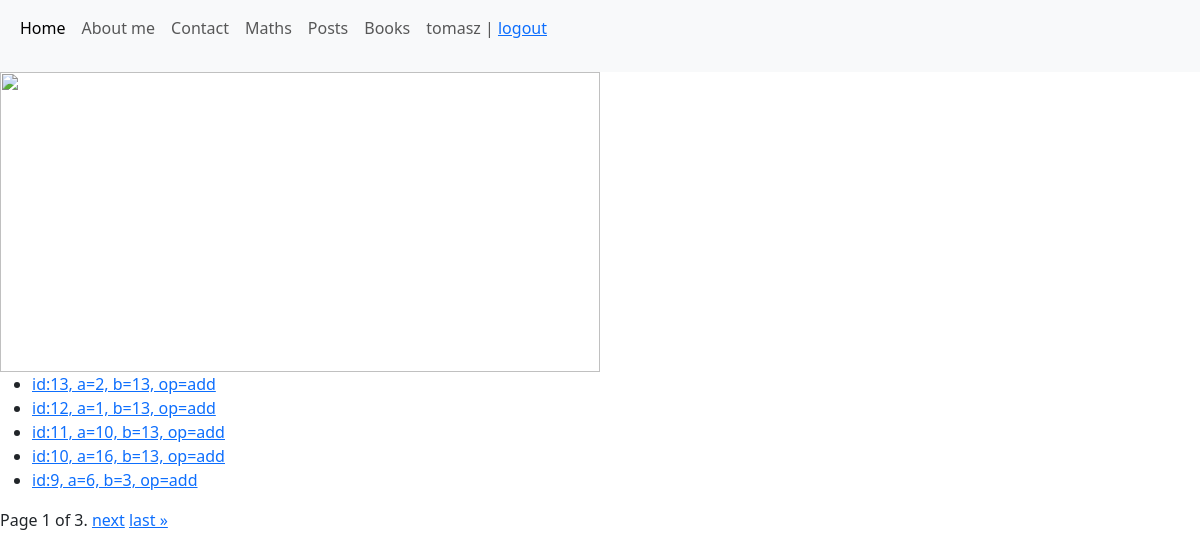
/maths/histories/ (signed in), run on the app's committed database.
### maths/models.py (models this page shows)
class Math(models.Model):
   operation = models.CharField(max_length=5, choices=OPERATION_CHOICES)
   a = models.IntegerField()
   b = models.IntegerField()
   created = models.DateTimeField(auto_now_add=True)
   result = models.ForeignKey(
       'maths.Result',
        on_delete=models.CASCADE,
        null=True,
        blank=True
    )
   class Meta:
       ordering = ["-id"]
   def __str__(self):
        return f"id:{self.id}, a={self.a}, b={self.b}, op={self.operation}"

### maths/views.py (the view)
# urls.py: path('histories/', maths_list, name="list"),
@login_required
def maths_list(request):
   maths = Math.objects.all()
   paginator = Paginator(maths, 5)
   page_number = request.GET.get('page')
   maths = paginator.get_page(page_number)
   return render(
       request=request,
       template_name="maths/list.html",
       context={"maths": maths}
   )

### maths/templates/maths/list.html (shortened to what this page needs)
{% extends "main.html" %}
{% block content %}
   <ul>
       {% for m in maths %}
           <li><a href="{% url "details" m.id %}">{{ m }}</a></li>
       {% endfor %}
   </ul>
   <div class="pagination">
   <span class="step-links">
       <span class="current">
           Page {{ maths.number }} of {{ maths.paginator.num_pages }}.
       </span>
       {% if maths.has_next %}
           <a href="?page={{ maths.next_page_number }}">next</a>
           <a href="?page={{ maths.paginator.num_pages }}">last »</a>
       {% endif %}
   </span>
   </div>
{% endblock %}

### templates/main.html (shortened to what this page needs)
{% load django_bootstrap5 %}
<!DOCTYPE html>
<html lang="en">
<head>
   {% load static %}
   <link rel="stylesheet" type="text/css" href="{% static 'maths/css/style.css' %}">
   {% bootstrap_css %}
</head>
<body>
    <nav class="navbar navbar-expand-lg bg-body-tertiary">
        <div class="container-fluid">
          <div class="collapse navbar-collapse" id="navbarNavAltMarkup">
            <div class="navbar-nav">
              <a class="nav-link active" aria-current="page" href="/">Home</a>
              <a class="nav-link" href="/me">About me</a>
              <a class="nav-link" href="/contact">Contact</a>
              <a class="nav-link" href="/maths">Maths</a>
              <a class="nav-link" href="/posts">Posts</a>
              <a class="nav-link" href="/books">Books</a>
              {% if user.is_authenticated %}
              <p class="nav-link">
                  {{ user.username }} | <a href="{% url 'logout' %}">logout</a>
              </p>
              {% else %}
                  <a class="nav-link" href="{% url 'login' %}">login</a>
              {% endif %}
            </div>
          </div>
        </div>
      </nav>
    <div id="content">
    <div id="header">
            <img src="{% static 'maths/img/logo.svg' %}" width="600" height="300">
    </div>
    <div id="inner-content">
        {% block content %}{% endblock %}
    </div>
    </div>
</body>
</html>

### maths/static/maths/css/style.css (style rules this page uses)
div#header { color: red; }

### data on the page
Math: id+a+b "id:13, a=2, b=13, op=add"
Math: id+a+b "id:12, a=1, b=13, op=add"
Math: id+a+b "id:11, a=10, b=13, op=add"
Math: id+a+b "id:10, a=16, b=13, op=add"
Math: id+a+b "id:9, a=6, b=3, op=add"

### other printed values
{{ user.username }} "tomasz"
{{ maths.number }} "1"
{{ maths.paginator.num_pages }} "3"
